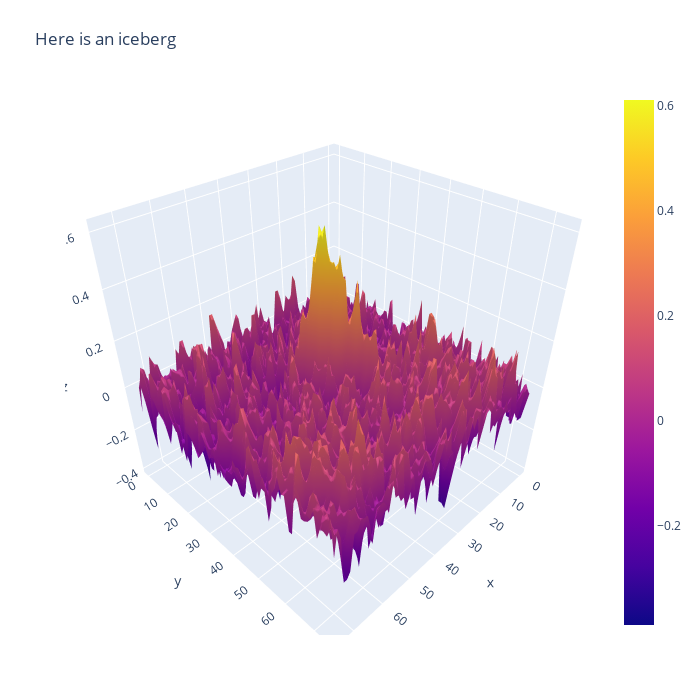

The notebook cell saved with this chart:
### Code cell
#Take a look at a iceberg
import plotly.offline as py
import plotly.graph_objs as go
py.init_notebook_mode(connected=True)
def plotmy3d(c, name):

    data = [
        go.Surface(
            z=c
        )
    ]
    layout = go.Layout(
        title=name,
        autosize=False,
        width=700,
        height=700,
        margin=dict(
            l=65,
            r=50,
            b=65,
            t=90
        )
    )
    fig = go.Figure(data=data, layout=layout)
    py.iplot(fig)
plotmy3d(X_train[6,:,:,2], 'Here is an iceberg')

### Figure 1 — Plotly figure (JSON) as saved in the notebook; plotly's stock layout.template omitted (floating-point values rounded to 4 significant figures; data arrays with more than 128 entries replaced by an {"elided": "..."} marker saying what was removed)
{"data": [{"type": "surface", "z": {"elided": "75x75 float values"}}], "layout": {"autosize": false, "height": 700, "margin": {"b": 65, "l": 65, "r": 50, "t": 90}, "title": {"text": "Here is an iceberg"}, "width": 700}}
